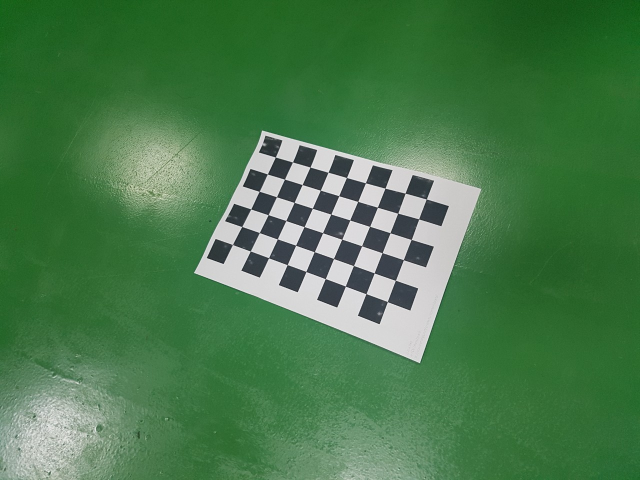
#> input picture _testcodes/왜곡된 카메라 렌즈 보정 (체스보드보정)/calibration_images/1.jpg, 1280 x 960 px, given in place of 1.bmp, which was not available (shown at 1/2 size)
$ python attachImg.py
#> lines starting #> are read from the running program, lines starting #| are printed output that depends on the picture; pictures that were not available may be replaced by others from this repository, and a replacement may not be noted
'''
    참고 링크: https://copycoding.tistory.com/159
'''

import cv2
import numpy as np

# 사이즈 조절 W, H
size = (1280, 960)

# 좌우 이미지 불러오기
leftimg = cv2.imread('1.bmp')
#> leftimg is the input picture: shape (960, 1280, 3); mean B, G, R 75.4, 121.9, 72.4
rightimg = cv2.imread('2.bmp')
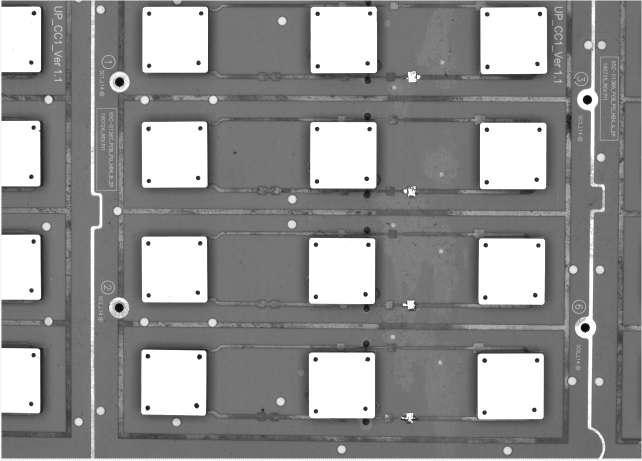
#> input picture _testcodes/원모양 탐지 (리벳의 원형만을 탐지 테스트코드)/2.png, 1284 x 922 px, given in place of 2.bmp, which was not available (shown at 1/2 size)
#> rightimg is the input picture: shape (922, 1284, 3); min 7, max 255, mean 143.2

# 사이즈 조정
leftimg = cv2.resize(leftimg, size)
rightimg = cv2.resize(rightimg, size)
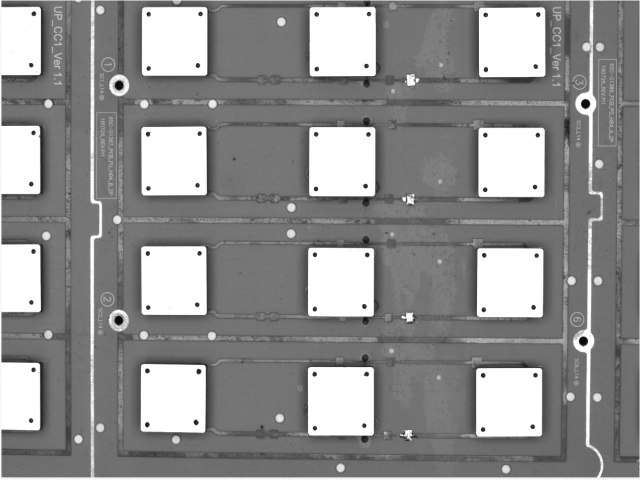
#> rightimg: shape (960, 1280, 3) (shown at 1/2 size); min 7, max 255, mean 143.1

# 이미지 좌우 합치기
add_img = np.hstack((leftimg, rightimg))
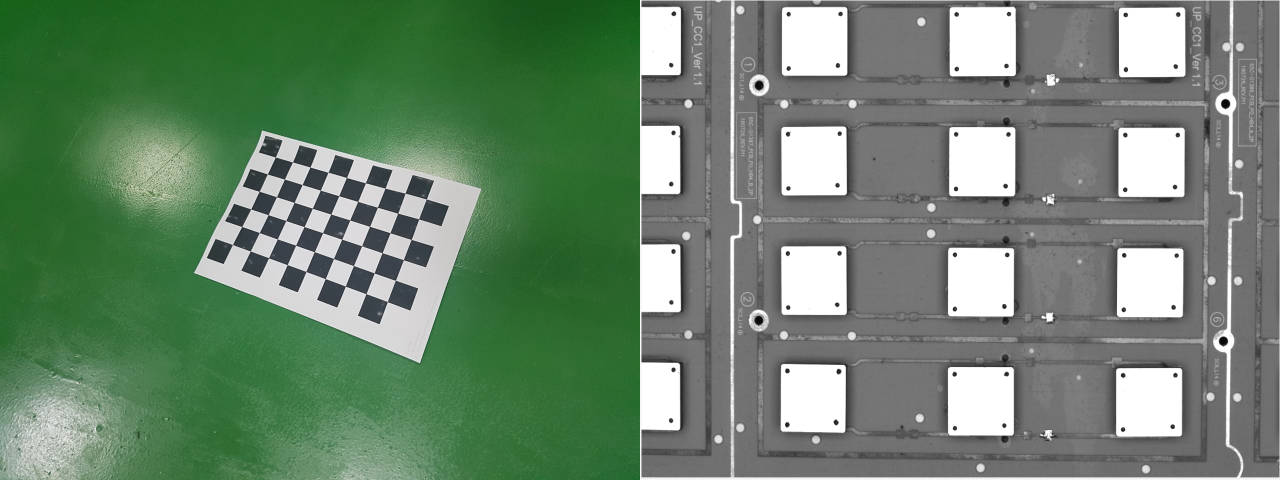
#> add_img: shape (960, 2560, 3) (shown at 1/2 size); mean B, G, R 109.2, 132.5, 107.7

cv2.imshow('leftimg', leftimg)
cv2.imshow('rightimg', rightimg)
cv2.imshow('add_img', add_img)

cv2.waitKey(0)
